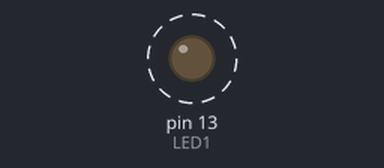
This sketch was run on a simulated Arduino Uno, built with avr-gcc and run on an emulated ATmega328P. Parts: output pins drawn as LEDs (lit = HIGH). Dashed ring = blinking.

Above: at 0.5 s.
Timing chart, 0 to 4.6 s (numbered marks = the images above):
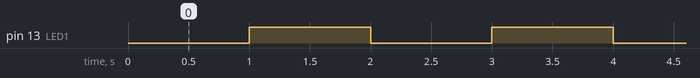

Measured:
- by itself, pin 13 (LED1): alternates HIGH for 1.0 s and LOW for 1.0 s

The sketch:

CH_17_08.ino
```cpp
int LED1 = 13;        // LED 연결 핀
boolean state1 = false;     // LED 상태

unsigned long time_previous1 = 0;   // 마지막으로 작업을 처리한 시각
int INTERVAL1 = 1000;     // LED 반전 시간 간격
unsigned long time_current;

void setup() {
  pinMode(LED1, OUTPUT);    // LED 연결 핀을 출력으로 설정
}

void loop() {
  time_current = millis();      // 현재 시각

  blink_1s_task();      // 작업 처리
}

void blink_1s_task() {      // 작업 처리 함수
  if (time_current - time_previous1 >= INTERVAL1) { // 작업 처리 시점 판단
    time_previous1 = time_current;  // 마지막으로 작업을 처리한 시각
    state1 = !state1;     // LED 상태 반전
    digitalWrite(LED1, state1);   // LED 상태 출력
  }
}
```
